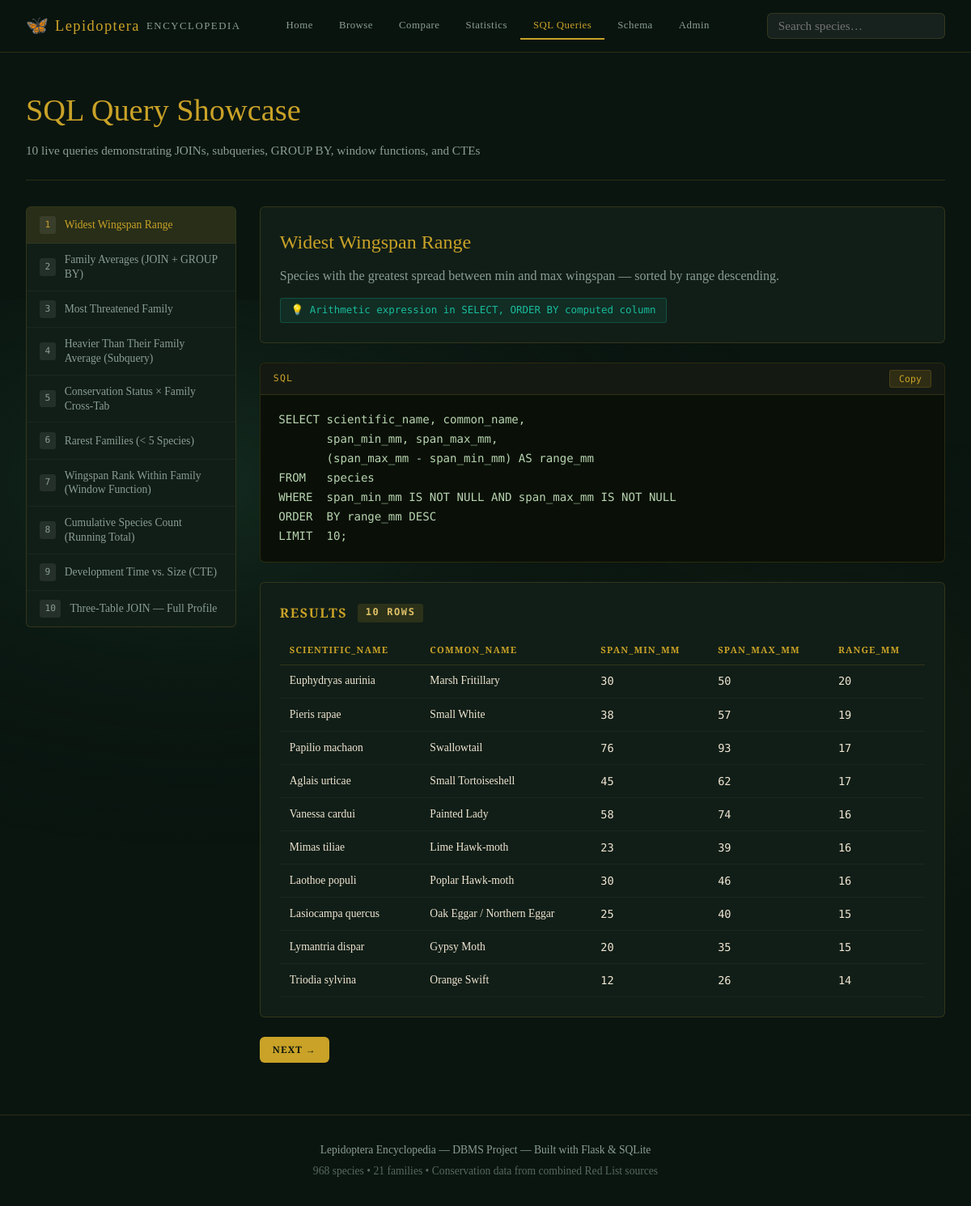
The page /queries on the database its author committed.
### tables this page shows
CREATE TABLE species (
            id                  INTEGER PRIMARY KEY AUTOINCREMENT,
            scientific_name     TEXT    NOT NULL UNIQUE,
            common_name         TEXT,
            family_id           INTEGER NOT NULL REFERENCES families(id),
            status_code         TEXT    NOT NULL REFERENCES conservation_status(code),
            span_min_mm         REAL,
            span_max_mm         REAL,
            dry_mass_mg         REAL,
            months_to_adult     INTEGER
        );

### app.py (the view)
@app.route("/queries")
def queries():
    db = get_db()
    active = request.args.get("q", type=int, default=1)
    query  = next((q for q in SHOWCASE_QUERIES if q["id"] == active), SHOWCASE_QUERIES[0])
    try:
        cur  = db.execute(query["sql"])
        cols = [d[0] for d in cur.description]
        rows = [dict(zip(cols, row)) for row in cur.fetchall()]
        error = None
    except Exception as e:
        cols, rows, error = [], [], str(e)
    return render_template("queries.html",
        queries=SHOWCASE_QUERIES, active=query,
        cols=cols, rows=rows, error=error)

### app.py (called while the page is built)
def get_db():
    if "db" not in g:
        g.db = sqlite3.connect(DB_PATH)
        g.db.row_factory = sqlite3.Row
        g.db.execute("PRAGMA foreign_keys = ON")
    return g.db

### templates/queries.html (shortened to what this page needs)
{% extends "base.html" %}
{% block content %}
<div class="page-header">
  <h1 class="page-title">SQL Query Showcase</h1>
  <p class="page-sub">10 live queries demonstrating JOINs, subqueries, GROUP BY, window functions, and CTEs</p>
</div>
<div class="queries-layout">
  <nav class="query-nav">
    {% for q in queries %}
    <a href="/queries?q={{ q.id }}"
       class="query-nav-item {% if q.id == active.id %}active{% endif %}">
      <span class="q-num">{{ q.id }}</span>
      <span class="q-title">{{ q.title }}</span>
    </a>
    {% endfor %}
  </nav>
  <div class="query-main">
    <div class="query-header">
      <h2 class="query-title">{{ active.title }}</h2>
      <p class="query-desc">{{ active.description }}</p>
      <span class="query-concept">💡 {{ active.concept }}</span>
    </div>
    <div class="sql-block">
      <div class="sql-toolbar">
        <span class="sql-label">SQL</span>
        <button class="copy-btn" onclick="copySQL()">Copy</button>
      </div>
      <pre id="sqlCode" class="sql-code">{{ active.sql }}</pre>
    </div>
    <div class="results-section">
      <h3 class="results-title">
        Results
        {% if rows %}<span class="results-count">{{ rows|length }} row{{ 's' if rows|length != 1 }}</span>{% endif %}
      </h3>
      {% if error %}
      <div class="query-error">⚠ {{ error }}</div>
      {% elif rows %}
      <div class="table-scroll">
        <table class="data-table results-table">
          <thead>
            <tr>
              {% for col in cols %}
              <th>{{ col }}</th>
              {% endfor %}
            </tr>
          </thead>
          <tbody>
            {% for row in rows %}
            <tr>
              {% for col in cols %}
              <td class="{% if row[col] is number %}mono{% endif %}">
                {% if row[col] is none %}<em class="null-val">NULL</em>
                {% elif row[col] is number %}{{ row[col]|round(2) if row[col] % 1 != 0 else row[col]|int }}
                {% else %}{{ row[col] }}
                {% endif %}
              </td>
              {% endfor %}
            </tr>
            {% endfor %}
          </tbody>
        </table>
      </div>
      {% else %}
      <p class="empty-msg">No rows returned.</p>
      {% endif %}
    </div>
    <div class="query-pager">
      {% if active.id < queries|length %}
      <a href="/queries?q={{ active.id + 1 }}" class="btn btn-primary btn-sm">Next →</a>
      {% endif %}
    </div>
  </div>
</div>
{% endblock %}

### rows shown on the page
species: scientific_name "Euphydryas aurinia" "Marsh Fritillary", row[col]|round(2)ifrow[col]%1!=0elserow[col]|int "30" "50" "20"
species: scientific_name "Pieris rapae" "Small White", row[col]|round(2)ifrow[col]%1!=0elserow[col]|int "38" "57" "19"
species: scientific_name "Papilio machaon" "Swallowtail", row[col]|round(2)ifrow[col]%1!=0elserow[col]|int "76" "93" "17"
species: scientific_name "Aglais urticae" "Small Tortoiseshell", row[col]|round(2)ifrow[col]%1!=0elserow[col]|int "45" "62" "17"
species: scientific_name "Vanessa cardui" "Painted Lady", row[col]|round(2)ifrow[col]%1!=0elserow[col]|int "58" "74" "16"
species: scientific_name "Mimas tiliae" "Lime Hawk-moth", row[col]|round(2)ifrow[col]%1!=0elserow[col]|int "23" "39" "16"
species: scientific_name "Laothoe populi" "Poplar Hawk-moth", row[col]|round(2)ifrow[col]%1!=0elserow[col]|int "30" "46" "16"
species: scientific_name "Lasiocampa quercus" "Oak Eggar / Northern Eggar", row[col]|round(2)ifrow[col]%1!=0elserow[col]|int "25" "40" "15"
species: scientific_name "Lymantria dispar" "Gypsy Moth", row[col]|round(2)ifrow[col]%1!=0elserow[col]|int "20" "35" "15"
species: scientific_name "Triodia sylvina" "Orange Swift", row[col]|round(2)ifrow[col]%1!=0elserow[col]|int "12" "26" "14"

### other values the page prints
{{ q.id }} "1" "2" "3" "4" "5" "6" "7" "8" "9" "10"
{{ q.title }} "Widest Wingspan Range" "Family Averages (JOIN + GROUP BY)" "Most Threatened Family" "Heavier Than Their Family Average (Subquery)" "Conservation Status × Family Cross-Tab" "Rarest Families (< 5 Species)" "Wingspan Rank Within Family (Window Function)" "Cumulative Species Count (Running Total)" "Development Time vs. Size (CTE)" "Three-Table JOIN — Full Profile"
{{ active.title }} "Widest Wingspan Range"
{{ active.description }} "Species with the greatest spread between min and max wingspan — sorted by range descending."
{{ active.concept }} "Arithmetic expression in SELECT, ORDER BY computed column"
{{ rows|length }} "10"
{{ 's' if rows|length != 1 }} "S"
{{ col }} "SCIENTIFIC_NAME" "COMMON_NAME" "SPAN_MIN_MM" "SPAN_MAX_MM" "RANGE_MM"
